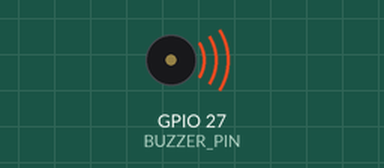
Recording of a program running on a simulated ESP32. On the bench: buzzer (waves = sounding).

Above: at 4.06 s.
Timing chart, 0 to 8.5 s (numbered marks = the images above):
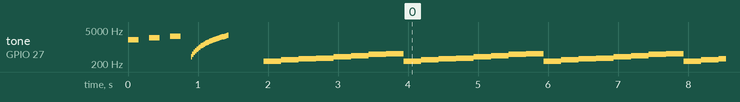

Measured:
- by itself, tone on GPIO 27 (BUZZER_PIN): plays 2000 Hz for 0.15 s, 2400 Hz for 0.15 s, 2800 Hz for 0.15 s, 400 Hz for 0.02 s, 500 Hz for 0.02 s, 600 Hz for 0.02 s … (543 notes in this stretch)

The program:

main.cpp
```cpp
#include <Arduino.h>

#define BUZZER_PIN  27     // GPIO connected to buzzer
#define PWM_CH      0      // PWM channel (0–15)
#define FREQ        5000   // Default frequency (Hz)
#define RESOLUTION  10     // 10-bit resolution (0–1023)

void setup() {
  // Setup PWM channel
  ledcSetup(PWM_CH, FREQ, RESOLUTION);
  ledcAttachPin(BUZZER_PIN, PWM_CH);

  // --- 1. Simple beep pattern ---
  for (int i = 0; i < 3; i++) {
    ledcWriteTone(PWM_CH, 2000 + i * 400); // change tone
    delay(150);
    ledcWrite(PWM_CH, 0);                  // stop tone
    delay(150);
  }

  // --- 2. Frequency sweep (400Hz → 3kHz) ---
  for (int f = 400; f <= 3000; f += 100) {
    ledcWriteTone(PWM_CH, f);
    delay(20);
  }
  ledcWrite(PWM_CH, 0);
  delay(500);

  // --- 3. Short melody ---
  int melody[] = {262, 294, 330, 349, 392, 440, 494, 523};
  for (int i = 0; i < 8; i++) {
    ledcWriteTone(PWM_CH, melody[i]);
    delay(250);
  }
  ledcWrite(PWM_CH, 0); // stop buzzer
}

void loop() {
   int melody[] = {262, 294, 330, 349, 392, 440, 494, 523};
  for (int i = 0; i < 8; i++) {
    ledcWriteTone(PWM_CH, melody[i]);
    delay(250);
  }
}
```
